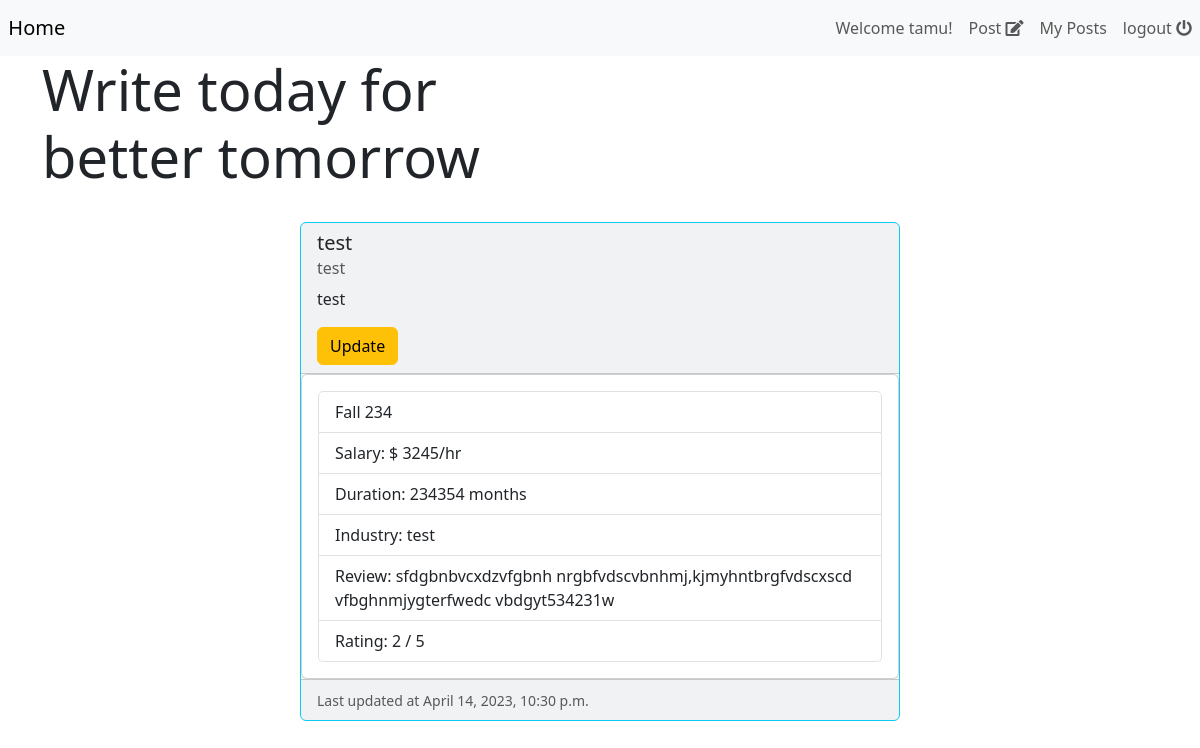
/post/myposts (signed in), run on the app's committed database.
### post/models.py (models this page shows, shortened)
class Post(models.Model):
    company = models.CharField(max_length=150)
    role = models.CharField(max_length=150)
    title = models.CharField(max_length=150)
    review = models.CharField(max_length=500)
    rating = models.IntegerField()
    duration = models.IntegerField()
    semester = models.CharField(max_length=15)
    year = models.PositiveIntegerField(default=current_year(), validators=[
                                       MinValueValidator(2013), max_value_current_year])
    salary = models.PositiveIntegerField(blank=True, null=True)
    industry = models.CharField(max_length=150, blank=True, null=True)
    email = models.EmailField(help_text='Enter your Texas A&M email')
    created_date = models.DateTimeField(auto_now_add=True)
    modified_date = models.DateTimeField(auto_now=True)
    objects = models.Manager()

### post/views.py (the view)
# urls.py: path('post/myposts', views.my_posts, name='my_posts'),
def my_posts(request):
    posts = Post.objects.filter(email=request.user.email).order_by(
        'modified_date').reverse()
    context = {
        'posts': posts,
    }
    return render(request, 'post/list.html', context)

### post/templates/post/list.html
{% extends "../registration/home.html" %}
{% block content %}
<div class="row row-cols-2 row-cols-md-2 g-4">
{% for p in posts %}
    <div class="col w-100" >
        <div class="card border border-info bg-light shadow-0 mb-3 mx-auto w-50">
            <div class="card-header" id="headingOne">
                <h5 class="card-title">{{ p.title }}</h5>
                <h6 class="card-subtitle mb-2 text-muted">{{ p.company }}</h6>
                <p class="card-text">{{ p.role }}</p>
                <a type="button" class="btn btn-warning" href="{% url 'edit_post' id=p.id %}">Update</a>
            </div>
            <div id="collapseExample" class="collapse show">
                <div class="card card-body">
                    <ul class="list-group list-group-light">
                        <li class="list-group-item px-3">{{ p.semester }} {{ p.year }}</li>
                        <li class="list-group-item px-3">Salary: {% if p.salary %} $ {{p.salary}}/hr {% else %} - {% endif %} </li>
                        <li class="list-group-item px-3">Duration: {{p.duration}} months</li>
                        <li class="list-group-item px-3">Industry: {{p.industry|default_if_none:"-"}}</li>
                        <li class="list-group-item px-3">Review: {{p.review}}</li>
                        <li class="list-group-item px-3">Rating: {{p.rating}} / 5</li>
                    </ul>
                </div>
            </div>
            <div class="card-footer">
                <small class="text-muted">Last updated at {{p.modified_date}}</small>
            </div>
        </div>
    </div>
{% endfor %}
</div>
{% endblock content %}

### templates/registration/home.html (shortened to what this page needs)
<!DOCTYPE html>
<html>
  <head>
    {% load bootstrap5 %}
    {% bootstrap_css %}
    {% load fontawesome_5 %}
    {% fontawesome_5_static %}
    {% load static %}
  </head>
  <body>
    {% if user.is_authenticated %}
    <nav class="navbar navbar-expand-sm navbar-light bg-light">
        &nbsp;&nbsp;<a class="navbar-brand justify-content-between " href="{% url 'list_posts' %}">Home</a>
        <div class="collapse navbar-collapse justify-content-end" id="navbarText">
          <ul class="navbar-nav ml-auto mb-2 mb-lg-0">
            <li class="nav-item">
              <a class="nav-link" href="">Welcome {{ user.username }}!</a>
            </li>
            <li class="nav-item">
              <a class="nav-link" href="{% url 'create_post' %}">Post&nbsp;<i class='fas fa-edit'></i></a>
              </li>
              <li class="nav-item">
                <a class="nav-link" href="{% url 'my_posts' %}">My Posts</a>
              </li>
            <li class="nav-item">
              <a class="nav-link" href="{% url 'logout' %}">logout&nbsp;<i class='fas fa-power-off'></i></a>
            </li>
          </ul>
        </div>
      </nav>
    <div class="container">
      <div class="row">
        <div class="col-sm-12 col-md-12 col-lg-6 pb-4">
          <h2 class="display-4 font-weight-bold">Write today for better tomorrow</h1>
        </div>
        <div class="col-sm-12 col-md-12 col-lg-6">
        </div>
      </div>
    </div>
  </body>
</html>
{% block content %}
{% endblock %}
{% else %}
    <div class="alert alert-success" role="alert">
        <h3>Welcome!</h3>
        <a href="{% url 'register' %}">Signup</a>
        <a href="{% url 'login' %}">Login</a>
    </div>
{% endif %}

### data on the page
Post: title "test", company "test", role "test", semester "Fall", year "234", salary "3245", duration "234354", industry "test", review "sfdgbnbvcxdzvfgbnh nrgbfvdscvbnhmj,kjmyhntbrgfvdscxscd vfbghnmjygterfwedc vbdgyt534231w", rating "2", modified_date "April 14, 2023, 10:30 p.m."

### other printed values
{{ user.username }} "tamu"
